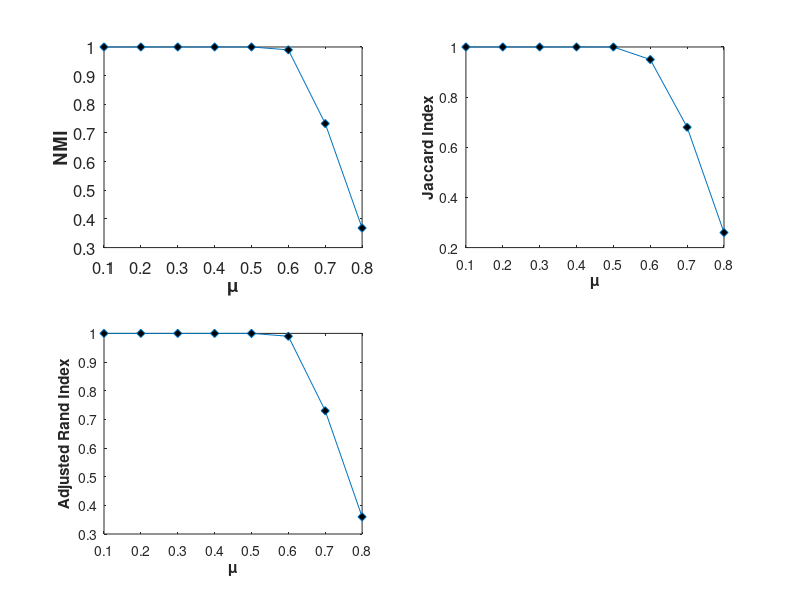

Reproduce this figure in MATLAB.
figure;
x=[0.1,0.2,0.3,0.4,0.5,0.6,0.7,0.8];
subplot(2,2,1)
plot(x,[1,1,1,1,1,0.99,0.7328,0.3684],'-d','MarkerFaceColor', [0 0 0])
%title('Subplot 1: sin(x)')
xlabel('\mu','FontWeight','bold');ylabel('NMI','FontWeight','bold');
text(1.2,3.7, 'exponent','FontSize',8, 'FontWeight','bold');
set(gca,'fontsize',12)
subplot(2,2,2)
plot(x,[1,1,1,1,1,0.95,0.68,0.26],'-d','MarkerFaceColor', [0 0 0])
%title('Subplot 2: sin(2x)');
xlabel('\mu','FontWeight','bold');ylabel('Jaccard Index','FontWeight','bold');

subplot(2,2,3)
plot(x,[1,1,1,1,1,0.99,0.73,0.36],'-d','MarkerFaceColor', [0 0 0])
%title('Subplot 3: sin(4x)');
xlabel('\mu','FontWeight','bold');ylabel('Adjusted Rand Index','FontWeight','bold');

